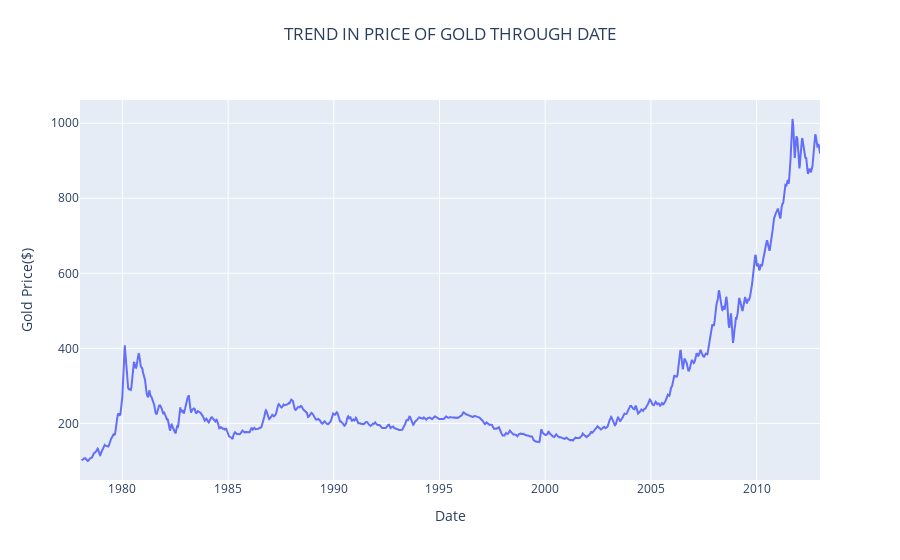

The notebook cell saved with this chart:
### Code cell
# visualising the rolling mean
fig = go.Figure([go.Scatter(x=df1['date'], y=df1['gold_trend'])])

fig.update_layout(
    title={'text': "TREND IN PRICE OF GOLD THROUGH DATE", 'y':0.95, 'x':0.5, 'xanchor':'center', 'yanchor':'top'},
    yaxis_title='Gold Price($)',
    xaxis_title='Date')

### Figure 1 — Plotly figure (JSON) as saved in the notebook; plotly's stock layout.template omitted (floating-point values rounded to 4 significant figures; data arrays with more than 128 entries replaced by an {"elided": "..."} marker saying what was removed)
{"data": [{"type": "scatter", "x": {"elided": "9132 str values"}, "y": {"elided": "9132 float values"}}], "layout": {"title": {"text": "TREND IN PRICE OF GOLD THROUGH DATE", "x": 0.5, "xanchor": "center", "y": 0.95, "yanchor": "top"}, "xaxis": {"title": {"text": "Date"}}, "yaxis": {"title": {"text": "Gold Price($)"}}}}
